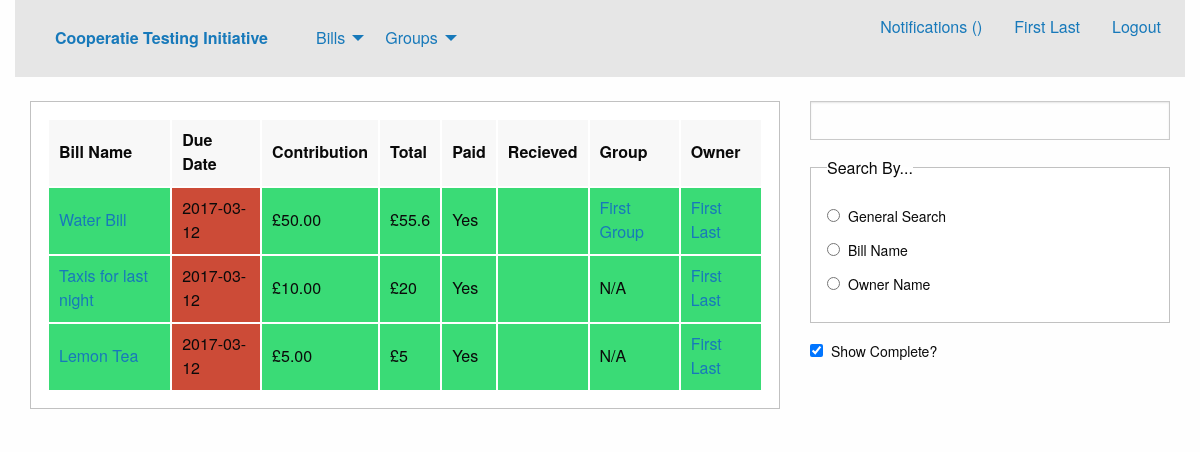
Page /bills.php (signed in) on the earlier database version.
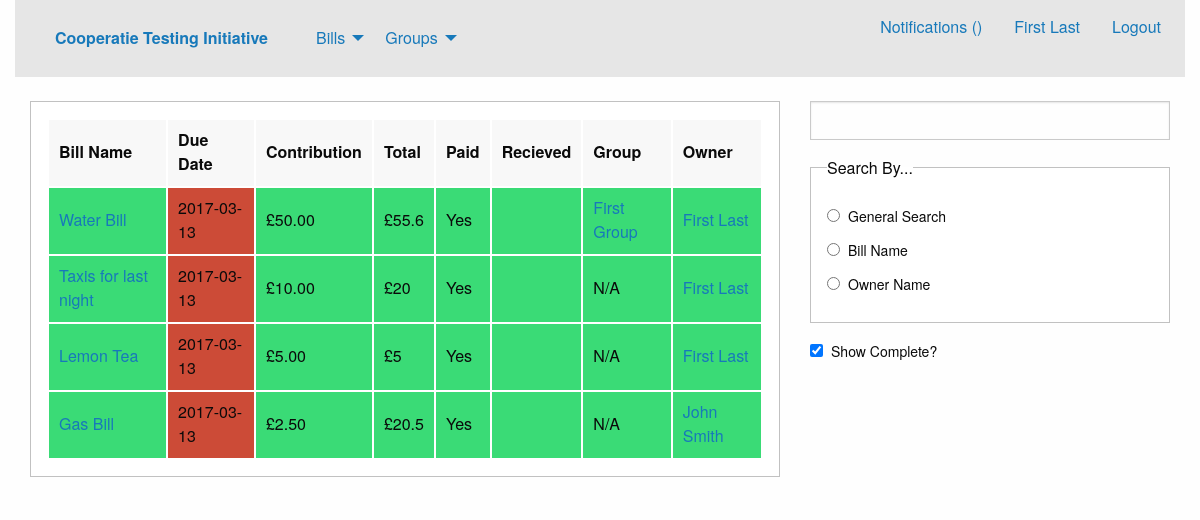
Same page on the later database version.
### tables this page shows
CREATE TABLE billContributors
(
	billID INTEGER NOT NULL,
	userID INTEGER NOT NULL,
	groupID INTEGER DEFAULT 0,
	owner BOOLEAN NOT NULL DEFAULT FALSE,
	ammount DOUBLE NOT NULL DEFAULT 0,
	paid BOOLEAN NOT NULL DEFAULT FALSE,
	recieved BOOLEAN NOT NULL DEFAULT FALSE,
	PRIMARY KEY(billID, userID),
	FOREIGN KEY(billID) REFERENCES bills(billID),
	FOREIGN KEY(userID) REFERENCES users(userID),
	FOREIGN KEY(groupID) REFERENCES groups(groupID)
);

CREATE TABLE bills
(
	billID INTEGER NOT NULL UNIQUE PRIMARY KEY AUTOINCREMENT,
	name VARCHAR(50) NOT NULL,
	total DOUBLE NOT NULL,
	typeID INTEGER NOT NULL DEFAULT 1,
	createTS TIMESTAMP DEFAULT CURRENT_TIMESTAMP,
	editTS TIMESTAMP DEFAULT CURRENT_TIMESTAMP,
	dueTS TIMESTAMP NOT NULL DEFAULT CURRENT_DATE,
	complete BOOLEAN NOT NULL DEFAULT FALSE,
	FOREIGN KEY(typeID) REFERENCES billTypes(typeID)
);

CREATE TABLE groups
(
	groupID INTEGER NOT NULL UNIQUE PRIMARY KEY AUTOINCREMENT,
	name VARCHAR(30) NOT NULL,
	createTS TIMESTAMP DEFAULT CURRENT_TIMESTAMP
);

CREATE TABLE users
(
	userID INTEGER NOT NULL UNIQUE PRIMARY KEY AUTOINCREMENT,
	username VARCHAR(30) NOT NULL UNIQUE,
	realname VARCHAR(30) NOT NULL,
	pass VARCHAR(50) NOT NULL,
	salt VARCHAR(50) NOT NULL,
	email VARCHAR(50) NOT NULL UNIQUE,
	createTS TIMESTAMP DEFAULT CURRENT_TIMESTAMP,
	lastlogTS TIMESTAMP DEFAULT CURRENT_TIMESTAMP
);

### database.php (called while the page is built, shortened)
<?php
class Database {
	private $database;
	function __construct() {
		$this->database = $this->getConnection();
	}
	function prepare($query) {
		return $this->database->prepare($query);
	}
	private function getConnection() {
		$conn = new SQLite3('bill.db');
		return $conn;
	}
}
?>

### bills.php (the view, shortened to what this page needs)
<?php session_start();
$uid = $_SESSION["uid"];
?>
<?php require "header.php"; ?>
<div class="columns medium-8">
<div class="callout">
<table id="bills">
	<thead>
		<tr>
			<td>Bill Name</td>
			<td>Due Date</td>
			<td>Contribution</td>
			<td>Total</td>
			<td>Paid</td>
			<td>Recieved</td>
			<td>Group</td>
			<td>Owner</td>
		</tr>
	</thead>
	<tbody>
<?php
	$db = new Database();
	$stmt = $db->prepare("SELECT * FROM bills
	INNER JOIN billContributors ON bills.billID = billContributors.billID
	INNER JOIN users ON users.userID = billContributors.userID
	WHERE users.userID = :uid	ORDER BY bills.dueTS");
	$stmt->bindValue(":uid", $uid, SQLITE3_INTEGER);
	$result = $stmt->execute();
	while ($bill = $result->fetchArray()) {
		$stmt = $db->prepare("SELECT * FROM bills
		INNER JOIN billContributors ON billContributors.billID = bills.billID
		INNER JOIN users ON billContributors.userID = users.userID
		WHERE bills.billID = :bid AND billContributors.owner = 1;");
		$stmt->bindValue(":bid", $bill["billID"], SQLITE3_INTEGER);
		$tempresult = $stmt->execute();
		$temp = $tempresult->fetchArray();
		$ownerName = $temp["realname"];
		$ownerID = $temp["userID"];
		if (Time() > strToTime($bill["dueTS"])) {
			$dateColour = ' style="background-color: #cc4b37" ';
		} elseif (Time() + (7 * 24 * 60 * 60) > strToTime($bill["dueTS"])) {
			$dateColour=' style="background-color: #ffae00" ';
		} else {
			$dateColour=' style="background-color: #1779ba" ';
		}
		if ($bill["paid"]!=0) {
			$paid = "Yes";
			$paidColour = ' style="background-color: #3adb76" ';
		} else {
			$paid = "No";
			$paidColour = ' style="background-color: #cc4b37" ';
		}
		if ($bill["recieved"] != 0) {
			$rColour = ' style="background-color: #3adb76" ';
		} else {
			$recieved = "No";
			$rColour = ' style="background-color: #cc4b37" ';
		}
		if ($bill["complete"] != 0) {
			$complete = "true";
			$rowColour = ' style="background-color: #3adb76" ';
		} else {
			$complete = "false";
			$rowColour='';
		}
		if ($bill["groupID"] != 0) {
			$stmt = $db->prepare("SELECT name FROM groups WHERE groupID = :gid");
			$stmt->bindValue(":gid", $bill["groupID"], SQLITE3_INTEGER);
			$tempresult = $stmt->execute();
			$temp = $tempresult->fetchArray();
			$groupName = '<a href="viewGroup.php?gid='.$bill["groupID"].'">'.$temp["name"].'</a>';
		} else {
			$groupName = "N/A";
		}
		echo '<tr'.$rowColour.'><td><a href=viewBill.php?bid='.$bill["billID"].'>'.$bill["name"]
			.'</a></td><td'.$dateColour.'>'.$bill["dueTS"].'</td><td>£'.number_format($bill["ammount"],2)
			.'</td><td>£'.$bill["total"].'</td><td'.$paidColour.'>'.$paid.'</td>
			<td'.$rColour.'>'.$recieved.'</td><td>'.$groupName.'</td>
			<td><a href="profile.php?uid='.$ownerID.'">'.$ownerName
			.'</a></td><input type=hidden name="comp" value='.$complete.'></tr>';
	}
?>
</tbody>
</table>
</div>
</div>
<div class="columns large-4 medium-4">
<div class="input group">
<form id="search">
	<input type="text" name="searchTerm" maxlength="30" required />
	<fieldset id="searchTypeGroup" class="callout">
		<legend>Search By...</legend>
		<label><input type="radio" name="searchType" value="0" />General Search</label>
		<label><input type="radio" name="searchType" value="1" />Bill Name</label>
		<label><input type="radio" name="searchType" value="2" />Owner Name</label>
	</fieldset>
</form>
<label><input type="checkbox" id="showComplete" checked />Show Complete?</label>
</div>
</div>
<?php require "footer.php"; ?>

Differences in the rows shown:
changed through a linked row, billcontributors "Water Bill": billID.dueTS "2017-03-12" → "2017-03-13"
changed through a linked row, billcontributors "Taxis for last night": billID.dueTS "2017-03-12" → "2017-03-13"
changed through a linked row, billcontributors "Lemon Tea": billID.dueTS "2017-03-12" → "2017-03-13"
added billcontributors: billID.name "Gas Bill", billID.dueTS "2017-03-13", ammount "2.50", billID.total "20.5", paid "Yes", recieved True (drawn), groupID "N/A", users.realname "John Smith"
